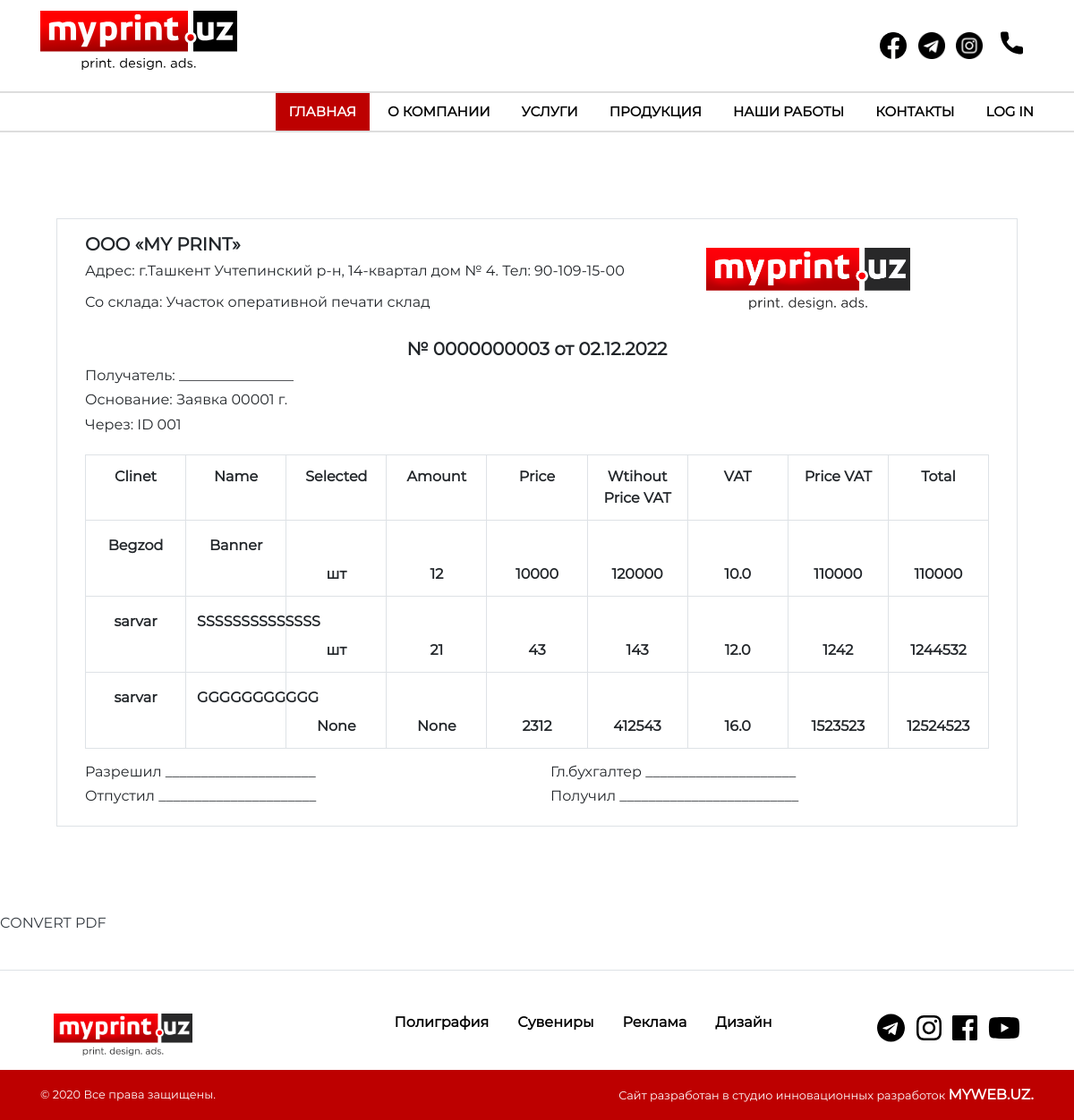
The app's page /en/list/, older data.
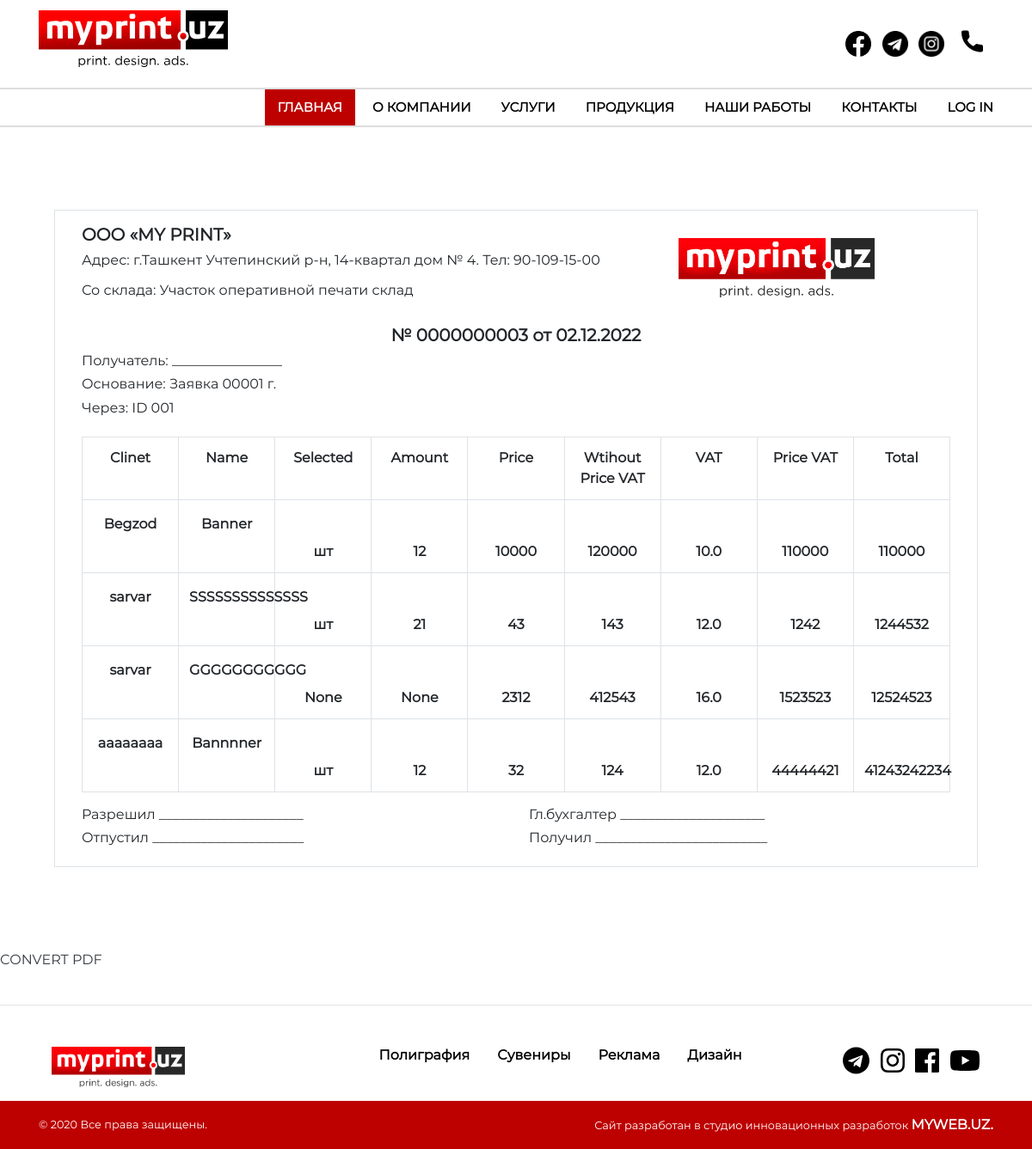
The same page, newer data.
### myprint/models.py (models this page shows, shortened)
class OrderForm(models.Model):
    student = models.ForeignKey(Customer, related_name = "orders", on_delete=models.CASCADE)
    Product_Status = (
        ('шт', 'шт'),
        ('усл', 'усл'),
    )
    name = models.CharField(_('name'), max_length=65, blank=True, null=True)
    status_order = models.CharField(_('status_order'), max_length=20, choices=Product_Status, default='шт', null=True, blank=True)
    amount = models.IntegerField(_('amount'), blank=True, null=True)
    price = models.PositiveIntegerField(_('price'), blank=True, null=True)
    price_free_VAT = models.PositiveIntegerField(_('price_free_VAT'), blank=True, null=True)
    VAT = models.FloatField(_('VAT'), blank=True, null=True)
    price_with_VAT = models.PositiveIntegerField(_('price_with_VAT'), blank=True, null=True)
    total = models.PositiveIntegerField(_('total'), blank=True, null=True)
    total_price_with_VAT = models.PositiveIntegerField(_('total_price_with_VAT'), blank=True, null=True)
    total_price_ALL = models.PositiveIntegerField(_('total_price_ALL'), blank=True, null=True)
    class Meta:
        db_table = 'orders'

class Customer(models.Model):
    id_name_order = models.CharField(_('id_name_order'), max_length=300)
    client = models.CharField(_('client'), max_length=65)
    client_phone_number = models.CharField(_('client_phone_number'), max_length=65)
    manager_name = models.CharField(_('manager_name'), max_length=65)
    date_order = models.DateTimeField(_('date_order'), auto_now_add=False)
    ready_product_date_order = models.DateTimeField(_('ready_product_date_order'), auto_now_add=False)
    class Meta:
        db_table = 'customers'

### myprint/views.py (the view)
# urls.py: path('list/', list, name="list"),
def list(request):
    datas = OrderForm.objects.all()
    context = {'datas' : datas}
    return render(request, 'multi_forms/list.html', context=context)

### myprint/templates/multi_forms/list.html (shortened to what this page needs)
{% extends 'base.html' %}
{% load static %}
{% block content %}
<section class="container-fluid pt-5 pb-5">
  <div class="container p-5">
    <div class="row border p-3">
        <div class="col-12 col-sm-12 col-md-12 col-lg-6 col-xl-8">
          <h5 class="font-weight-bold">OOO  «MY PRINT»</h5>
          <h6>Адрес: г.Ташкент  Учтепинский р-н, 14-квартал дом № 4. Тел: 90-109-15-00</h6s>
          <p class="pt-3 h6 ">Со склада: Участок оперативной печати склад</p>
        </div>
        <div class="col-12 col-sm-12 col-md-12 col-lg-6 col-xl-3 p-3">
            <img src="img/logo.png" width="100%" alt="">
        </div>
        <div class="col-12 col-sm-12 col-md-12 col-lg-12 col-xl-12 ">
            <h5 class="text-center font-weight-bold pt-3">№ 0000000003 от  <span class="h5 font-weight-bold">02.12.2022</span></h5>
        </div>
        <div class="col-12 col-sm-12 col-md-12 col-lg-12 col-xl-12 ">
         <p class="h6">Получатель:  ________________</p>
         <p class="h6">Основание:   Заявка 00001     г.</p>
         <p class="h6">Через: ID  001</p>
      </div>
      <div class="col-12 col-sm-12 col-md-12 col-lg-12 col-xl-12 pt-3 text-center justify-content-center">
	<table class="table table-bordered">
     <tbody>
          <tr>
            <th>Clinet</th>
            <th>Name</th>
            <th>Selected</th>
            <th>Amount</th>
            <th>Price</th>
            <th>Wtihout Price VAT</th>
            <th>VAT</th>
            <th>Price VAT</th>
            <th>Total</th>
          </tr>
         {% for data in datas %}
           <tr>
            <td class="pt-3">{{data.student.client}}</td>
            <td class="pt-3">{{data.name}}</td>
            <td class="pt-5">{{data.status_order}}</td>
            <td class="pt-5">{{data.amount}}</td>
            <td class="pt-5">{{data.price}}</td>
            <td class="pt-5">{{data.price_free_VAT}}</td>
            <td class="pt-5">{{data.VAT}}</td>
            <td class="pt-5">{{data.price_with_VAT}}</td>
            <td class="pt-5">{{data.total}}</td>
           </tr>
         {% endfor %}
     </tbody>
    </table>
  </div>
  <div class="col-12 col-sm-12 col-md-12 col-lg-6 col-xl-6">
    <h6> Разрешил   _____________________</h6>
    <h6>Отпустил   ______________________</h6>
  </div>
  <div class="col-12 col-sm-12 col-md-12 col-lg-6 col-xl-6">
    <h6>Гл.бухгалтер  _____________________</h6>
    <h6>Получил  _________________________</h6>
  </div>
</div>
</div>
</section>
<p><a href="{% url 'myprint:create_pdf' %}" class="h6 text-dark">CONVERT PDF</a></p><br>
{% endblock %}

Row changes from the older to the newer data that the page shows:
added OrderForm: student.client "aaaaaaaa", name "Bannnner", status_order "шт", amount "12", price "32", price_free_VAT "124", VAT "12.0", price_with_VAT "44444421", total "41243242234"
